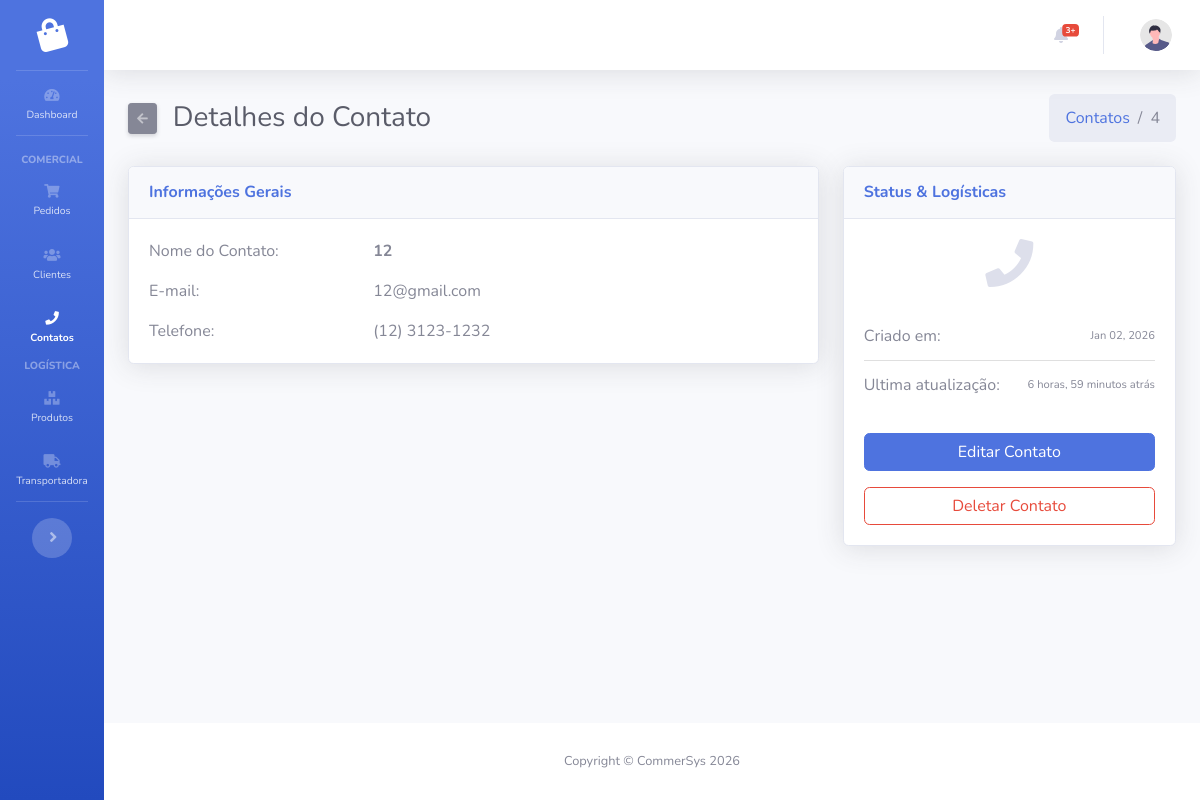
Page /comercial/contatos/4/ on the committed database.
### comercial/models.py (models this page shows, shortened)
class Contato(models.Model):
    nome = models.CharField(max_length=100)
    email = models.EmailField(max_length=254, blank=True, null=True)
    telefone = models.CharField(max_length=20, blank=True, null=True)
    created_at = models.DateTimeField(auto_now_add=True)
    updated_at = models.DateTimeField(auto_now=True)

### comercial/views.py (the view)
# urls.py: path('contatos/<int:pk>/', views.ContatoDetailView.as_view(), name='contato_detail'),
class ContatoDetailView(DetailView):
    model = Contato
    template_name = "comercial/contato_detail.html"
    context_object_name = "contato"

### comercial/templates/comercial/contato_detail.html (shortened to what this page needs)
{% extends 'base.html' %}
{% block content %}
<div class="d-sm-flex align-items-center justify-content-between mb-4">
  <div class="d-flex align-items-center">
    <a href="{% url 'comercial:contatos' %}" class="btn btn-sm btn-secondary shadow-sm mr-3">
      <i class="fas fa-arrow-left fa-sm text-white-50"></i>
    </a>
    <h1 class="h3 mb-0 text-gray-800">Detalhes do Contato</h1>
  </div>
  <nav aria-label="breadcrumb" class="d-none d-md-inline-block">
    <ol class="breadcrumb mb-0">
      <li class="breadcrumb-item"><a href="{% url 'comercial:contatos' %}">Contatos</a></li>
      <li class="breadcrumb-item active" aria-current="page">{{ contato.id }}</li>
    </ol>
  </nav>
</div>
<div class="row">
  <div class="col-lg-8">
    <div class="card shadow mb-4">
      <div class="card-header py-3 d-flex flex-row align-items-center justify-content-between">
        <h6 class="m-0 font-weight-bold text-primary">Informações Gerais</h6>
      </div>
      <div class="card-body">
        <div class="row mb-3">
          <div class="col-sm-4 text-muted">Nome do Contato:</div>
          <div class="col-sm-8 font-weight-bold">{{ contato.nome|default_if_none:'Não inserido' }}</div>
        </div>
        <div class="row mb-3">
          <div class="col-sm-4 text-muted">E-mail:</div>
          <div class="col-sm-8">{{ contato.email|default_if_none:'Não inserido' }}</div>
        </div>
        <div class="row">
          <div class="col-sm-4 text-muted">Telefone:</div>
          <div class="col-sm-8">{{ contato.telefone|default_if_none:'Não inserido' }}</div>
        </div>
      </div>
    </div>
  </div>
  <div class="col-lg-4">
    <div class="card shadow mb-4">
      <div class="card-header py-3">
        <h6 class="m-0 font-weight-bold text-primary">Status & Logísticas</h6>
      </div>
      <div class="card-body">
        <div class="text-center mb-4">
          <i class="fas fa-phone fa-3x text-gray-300"></i>
        </div>
        <ul class="list-group list-group-flush">
          <li class="list-group-item d-flex justify-content-between align-items-center px-0">
            Criado em:
            <span class="text-xs">{{ contato.created_at|date:"M d, Y" }}</span>
          </li>
          <li class="list-group-item d-flex justify-content-between align-items-center px-0">
            Ultima atualização:
            <span class="text-xs">{{ contato.updated_at|timesince }} atrás</span>
          </li>
        </ul>
        <div class="mt-4">
          <a href="{% url 'comercial:contato_edit' contato.id %}" class="btn btn-primary btn-block btn-icon-split mb-2">
            <span class="text">Editar Contato</span>
          </a>
          <button type="button" class="btn btn-outline-danger btn-block" data-toggle="modal" data-target="#deleteModal">
            Deletar Contato
          </button>
        </div>
      </div>
    </div>
  </div>
</div>
{% endblock %}

### rows in the picture
Contato: id "4", nome "12", email "12@gmail.com", telefone "(12) 3123-1232", created_at "Jan 02, 2026", updated_at "6 horas, 59 minutos"
